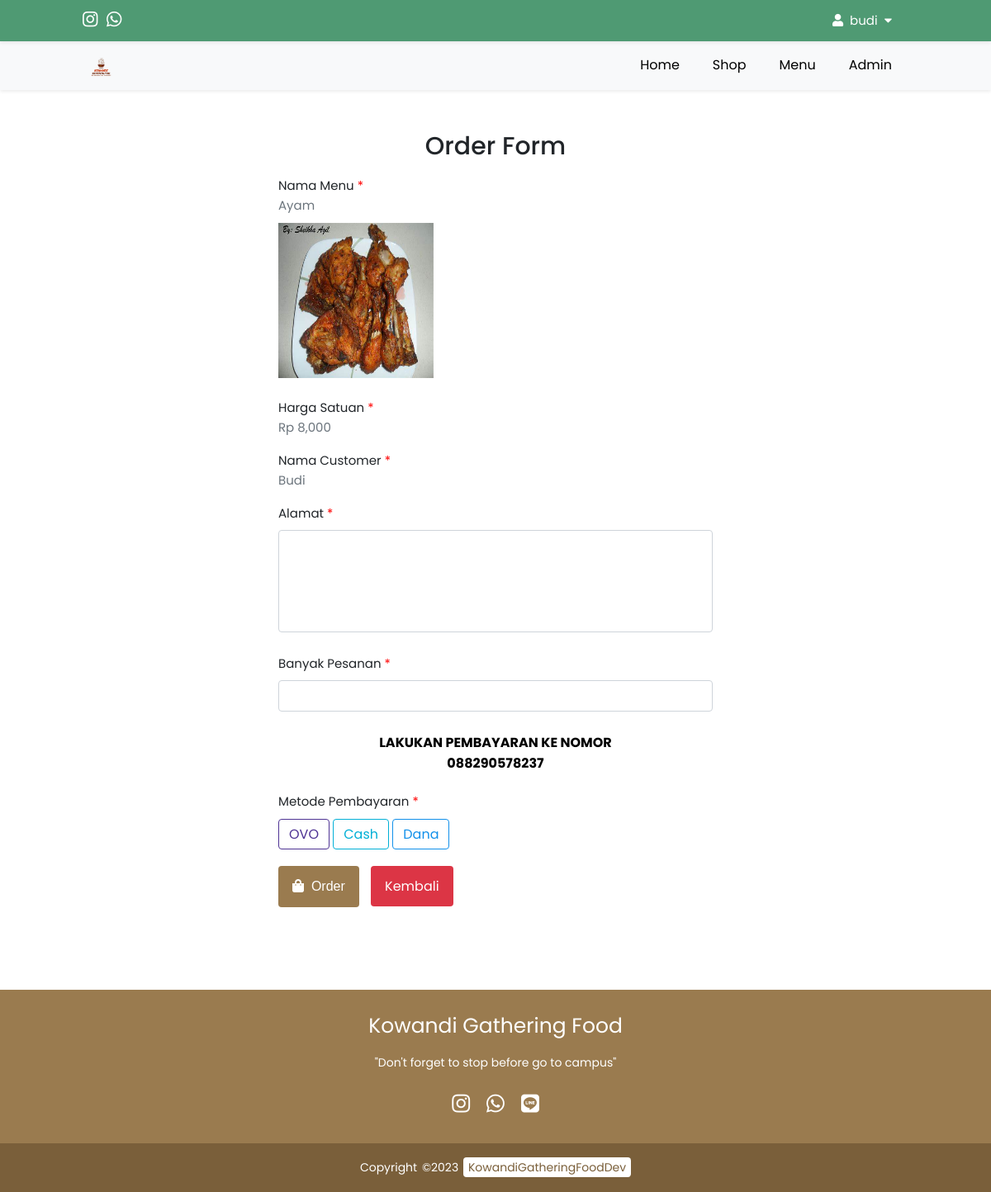
Page /checkout/order.php?id=24 (signed in) on the committed database.
### tables this page shows
CREATE TABLE IF NOT EXISTS `tbl_product` (
  `id` int NOT NULL AUTO_INCREMENT,
  `gambar` varchar(200) NOT NULL,
  `nama_product` varchar(200) NOT NULL,
  `harga` int NOT NULL,
  `tgl_tambah` varchar(200) NOT NULL,
  `terjual` int NOT NULL,
  `deskripsi` text NOT NULL,
  PRIMARY KEY (`id`)
);

### config/config.php (called while the page is built, shortened)
<?php
$hostname = "localhost";
$username = "root";
$password = "";
$database = "db_cafe";
$koneksi = mysqli_connect($hostname, $username, $password, $database);
function queryProduct($queryProduct)
{
    global $koneksi;
    $hasil = mysqli_query($koneksi, $queryProduct);
    $tampungBaris = [];
    while ($baris = mysqli_fetch_assoc($hasil)) {
        $tampungBaris[] = $baris;
    }
    return $tampungBaris;
}
?>

### checkout/order.php (the view, shortened to what this page needs)
<?php
require '../config/config.php';
$idProduct = $_GET['id'];
$orderProduct = queryProduct("SELECT * FROM tbl_product WHERE id = $idProduct")[0];
?>
<!DOCTYPE html>
<html lang="en">
<head>
    <link rel="stylesheet" href="https://cdnjs.cloudflare.com/ajax/libs/font-awesome/5.15.3/css/all.min.css"
 />
    <link rel="stylesheet" href="../css/order.css?v=<?php echo time(); ?>">
</head>
<body>
    <header class="navbar-top">
        <div class="social-media">
            <a class="sosmed" id="m-1" href="#"><i class="fab fa-instagram"></i></a>
            <a class="sosmed" id="m-2" href="#"><i class="fab fa-whatsapp"></i></a>
        </div>
        <nav>
            <ul>
                <li class="dropdown1"><a href="#"><i class="fas fa-user"></i>&nbsp;
                        <?php
                        if (isset($_SESSION['login'])) {
                            echo $_SESSION['username'];
                        } else {
                            echo "Tamu";
                        }
                        ?>
                        &nbsp;<i class="fas fa-caret-down"></i>
                    </a>
                </li>
            </ul>
        </nav>
    </header>
    <header class="nav-top-mg">
        <div class="logo">
            <a href="../index.php">
                <img class="logo-img" src="../img/logo.png">
            </a>
        </div>
        <nav class="nav-bot">
            <ul>
                <li><a href="../index.php">Home</a></li>
                <li><a href="../shop/shop.php">Shop</a></li>
                <li><a href="../menu/menu.php">Menu</a></li>
                <?php
                @$role = $_SESSION['role'];
                if ($role == "Admin") {
                    echo "<li><a href='../admin/admin.php'>Admin</a></li>";
                }
                ?>
            </ul>
        </nav>
    </header>
    <section class="order-form">
        <div class="container">
            <h1 class="title-form">Order Form</h1>
            <form method="post">
                <div class="form">
                    <label class="form-label" for="nama_menu">Nama Menu <span id="bintang">*</span></label><br>
                    <div class="form-text">
                        <?= $orderProduct['nama_product']; ?>
                    </div>
                    <img class="resize-image" src="../uploads/<?= $orderProduct['gambar']; ?>" class="resize-image">
                </div>
                <div class="form">
                    <label class="form-label" for="harga_satuan">Harga Satuan <span id="bintang">*</span></label><br>
                    <div class="form-text">Rp
                        <?= number_format($orderProduct['harga']); ?>
                    </div>
                </div>
                <div class="form">
                    <label class="form-label" for="nama_customer">Nama Customer <span id="bintang">*</span></label><br>
                    <div class="form-text">
                        <?= $_SESSION['nama_lengkap']; ?>
                    </div>
                </div>
                <div class="form">
                    <label class="form-label" for="alamat">Alamat <span id="bintang">*</span></label><br>
                    <textarea name="alamat" id="alamat" maxlength="500" required></textarea>
                </div>
                <div class="form">
                    <label class="form-label" for="quantity">Banyak Pesanan <span id="bintang">*</span></label><br>
                    <input type="number" min="1" max="99" id="quantity" name="quantity" maxlength="2"
                        oninput="javascript: if (this.value.length > this.maxLength) this.value = this.value.slice(0, this.maxLength);"
                        required>
                </div>
                <div class="form">
                    <h4 align="center">LAKUKAN PEMBAYARAN KE NOMOR <br>088290578237</h4>
                    <label class="form-label" for="payment_method">Metode Pembayaran <span id="bintang">*</span>
                    </label><br>
                    <div class="choose">
                        <label for="ovo" id="ovo-color" class="form__label">OVO</label>
                        <label for="gopay" id="gopay-color" class="form__label">Cash</label>
                        <label for="dana" id="dana-color" class="form__label">Dana</label>
                    </div>
                </div>
                <button class="button-order" type="submit" name="order"><i
                        class="fas fa-shopping-bag"></i>&nbsp;&nbsp;Order</button>
                <a href="../shop/shop-detail.php?id=<?= $orderProduct['id']; ?>" class="button-kembali">Kembali</a>
            </form>
        </div>
    </section>
    <footer>
        <div class="footer-content">
            <h3>Kowandi Gathering Food</h3>
            <p>"Don't forget to stop before go to campus"</p>
            <ul class="medsos">
                <li><a class="sosmed" id="m-1" href="#"><i class="fab fa-instagram"></i></a></li>
                <li><a class="sosmed" id="m-2" href="#"><i class="fab fa-whatsapp"></i></a></li>
                <li><a class="sosmed" href="#"><i class="fab fa-line"></i></a></li>
            </ul>
        </div>
        <div class="footer-bottom">
            <p>Copyright &copy;2023 <a href="../developer/kintondev.php" target="_blank"
                    class="dev">KowandiGatheringFoodDev</a></p>
        </div>
    </footer>
</body>
</html>

### css/order.css (style rules this page uses)
body { font-family: "Poppins", sans-serif; margin: 0; padding: 0; }
header.navbar-top { position: absolute; top: 0; left: 0; padding: 0 100px; background: #4f9a73; width: 100%; box-sizing: border-box; box-shadow: 0 0.125rem 0.25rem rgba(0, 0, 0, 0.075); z-index: 999999; }
header .social-media { color: #fff; font-size: 21px; float: left; padding: 8px 0 8px 0; height: -10px; }
header .social-media a.sosmed { color: #fff; }
header .social-media a#m-1, header .social-media a#m-2 { margin-right: 5px; }
img.logo-img { width: 100px; margin: auto; font-size: 0px; margin-top: -25%; }
header nav { float: right; }
header nav ul { margin: 0; padding: 0; display: flex; }
header nav ul li { list-style: none; position: relative; }
header nav ul li a { height: 50px; line-height: 50px; padding: 5px 20px; color: #000; text-decoration: none; display: block; }
header nav ul li.dropdown1 a { color: #fff; font-size: 15px; display: unset; }
header.nav-top-mg { margin-top: 49px; }
header { position: absolute; top: 0; left: 0; padding: 0 100px; background: #f8f9fa; width: 100%; box-sizing: border-box; box-shadow: 0 0.125rem 0.25rem rgba(0, 0, 0, 0.075); z-index: 99999; }
header .logo { color: #fff; height: 60px; font-size: 24px; float: left; font-weight: 400; }
img.logo-img { width: 45px; margin: 8px 0; }
.order-form { margin-top: 130px; margin-bottom: 55px; }
.container { display: flex; align-items: center; justify-content: center; flex-direction: column; }
h1.title-form { font-size: 30px; font-weight: 500; text-align: center; color: #212529; margin-block-end: 0.4em; }
.form { display: block; margin-bottom: 16px; }
label.form-label { font-size: 15px; color: #212529; }
.resize-image { margin-top: 10px; width: 188px; height: 188px; }
span#bintang { color: red; }
input[type="text"], input[type="number"] { margin-top: 8px; margin-bottom: 4px; width: 500px; padding: 0.375rem 0.75rem; border-radius: 0.25rem; font-size: 1rem; line-height: 1.5; border: 1px solid #ced4da; color: #212529; background-clip: padding-box; outline: none; }
textarea { margin-top: 8px; margin-bottom: 2px; width: 500px; height: 110px; padding: 0.375rem 0.75rem; border-radius: 0.25rem; line-height: 1.5; border: 1px solid #ced4da; color: #212529; background-clip: padding-box; outline: none; resize: none; font-family: "Poppins", sans-serif; }
.choose { margin-top: 15px; }
.form__label { display: inline; border-radius: 0.25rem; width: 100px; padding: 6px 12px; text-align: center; }
.form__label#ovo-color { color: #4e3394; border: 1px solid #4e3394; cursor: pointer; }
.form__label#gopay-color { color: #01afd6; border: 1px solid #01afd6; cursor: pointer; }
.form__label#dana-color { color: #1190ea; border: 1px solid #1190ea; cursor: pointer; }
.form-text { font-size: 15px; color: #6c757d; }
button.button-order { margin-top: 10px; background: #9a7b4f; color: #fff; padding: 12px 16px; border-radius: 0.25rem; border: 1px solid transparent; font-size: 1rem; line-height: 1.5; outline: none; cursor: pointer; }
.button-kembali { background: #dc3545; color: #fff; padding: 12px 16px; border-radius: 0.25rem; border: 1px solid transparent; font-size: 1rem; line-height: 1.5; outline: none; text-decoration: none; margin-left: 10px; cursor: pointer; }
footer { background: #9a7b4f; height: auto; width: 100%; margin-top: 100px; color: #fff; }
.footer-content { display: flex; align-items: center; justify-content: center; flex-direction: column; text-align: center; }
.footer-content h3 { font-size: 25px; font-weight: 400; text-transform: capitalize; margin-block-end: 0.2em; }
.footer-content p { margin: 10px auto; font-size: 14px; }
.medsos { list-style: none; display: flex; align-items: center; justify-content: center; margin: 1rem 0 2rem 0; padding: 0; }
.medsos li { margin: 0 10px; }
.medsos a { text-decoration: none; color: #fff; }
.medsos a i { font-size: 25px; }
.footer-bottom { background: #7a5f3a; width: 100%; padding: 5px 0; text-align: center; }
.footer-bottom p { font-size: 14px; word-spacing: 2px; text-transform: capitalize; }
a.dev { text-decoration: none; color: #7a5f3a; background-color: #fff; padding: 2px 6px; border-radius: 0.25rem; }

### rows in the picture
tbl_product: nama_product "Ayam", gambar (picture), harga "8,000"

### other values in the picture
$_SESSION['username'] "budi"
$_SESSION['nama_lengkap'] "Budi"
